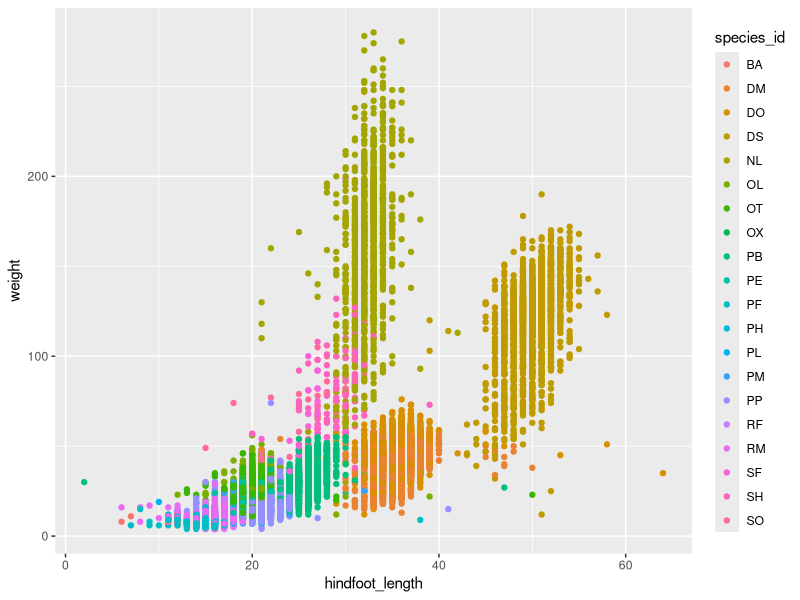
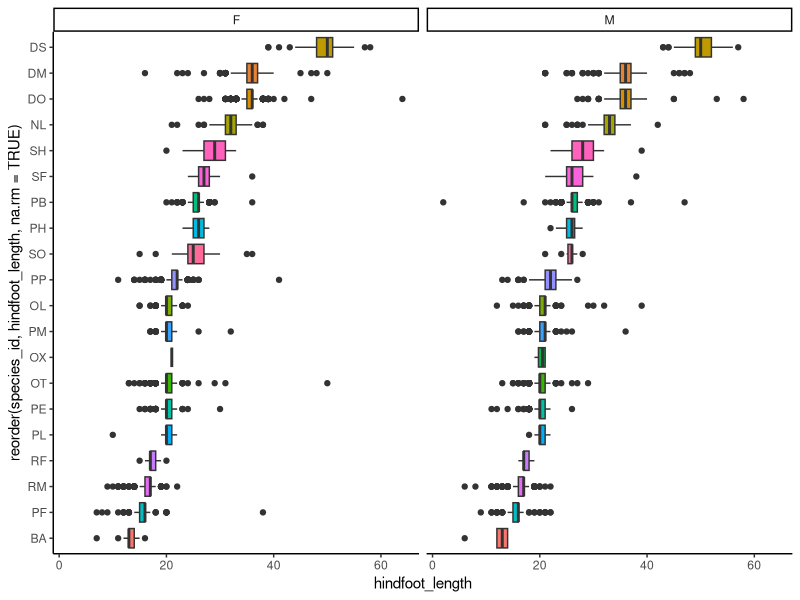

Here is the R script that generated these plots, in order:
## ---- chunk 1
knitr::opts_chunk$set(echo = TRUE)
## ---- chunk 2
library(tidyverse)
library(readr)

surveys_complete <- read_csv("data/surveys_complete.csv")
str(surveys_complete)
## ---- chunk 3
by_sex <- surveys_complete %>% 
  group_by(sex) %>%
  summarize(mean_hindfoot = mean(hindfoot_length, na.rm = TRUE),
            sd_hindfoot = sd(hindfoot_length, na.rm = TRUE),
            mean_weight = mean(weight, na.rm = TRUE),
            sd_weight = sd(weight, na.rm = TRUE))
## ---- chunk 4
by_species <- surveys_complete %>% 
  group_by(species_id) %>%
  summarize(mean_hindfoot = mean(hindfoot_length, na.rm = TRUE),
            sd_hindfoot = sd(hindfoot_length, na.rm = TRUE),
            mean_weight = mean(weight, na.rm = TRUE),
            sd_weight = sd(weight, na.rm = TRUE))
## ---- chunk 5
ggplot(data = surveys_complete) +
  geom_point(mapping = aes(x = hindfoot_length, y = weight, color = species_id))
## ---- chunk 6
surveys_complete%>%
  filter(sex == "F"|sex =="M")%>%
  ggplot(aes(x = reorder(species_id, hindfoot_length, na.rm = TRUE), y = hindfoot_length)) +
  geom_boxplot(aes(fill = species_id))+
  coord_flip()+
  facet_wrap(~sex)+
  theme_classic()+
  guides(fill = FALSE)

